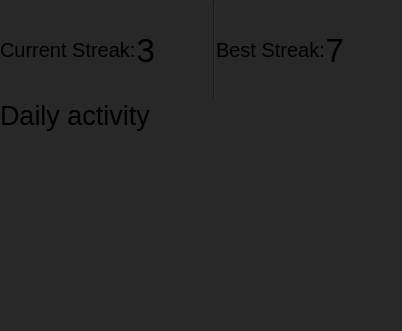
             <widget class="QWidget" name="task_graphs_widget" native="true">
              <property name="minimumSize">
               <size>
                <width>0</width>
                <height>300</height>
               </size>
              </property>
              <property name="styleSheet">
               <string notr="true">background-color: rgb(40,40, 40);</string>
              </property>
              <layout class="QVBoxLayout" name="verticalLayout_8">
               <property name="spacing">
                <number>0</number>
               </property>
               <property name="leftMargin">
                <number>0</number>
               </property>
               <property name="topMargin">
                <number>0</number>
               </property>
               <property name="rightMargin">
                <number>0</number>
               </property>
               <property name="bottomMargin">
                <number>0</number>
               </property>
               <item>
                <layout class="QHBoxLayout" name="task_analytics_label_streak">
                 <property name="rightMargin">
                  <number>0</number>
                 </property>
                 <item>
                  <widget class="QLabel" name="cur_streak_label">
                   <property name="sizePolicy">
                    <sizepolicy hsizetype="Preferred" vsizetype="Preferred">
                     <horstretch>0</horstretch>
                     <verstretch>0</verstretch>
                    </sizepolicy>
                   </property>
                   <property name="minimumSize">
                    <size>
                     <width>0</width>
                     <height>100</height>
                    </size>
                   </property>
                   <property name="font">
                    <font>
                     <pointsize>15</pointsize>
                    </font>
                   </property>
                   <property name="text">
                    <string>Current Streak:</string>
                   </property>
                   <property name="wordWrap">
                    <bool>true</bool>
                   </property>
                  </widget>
                 </item>
                 <item>
                  <widget class="QLabel" name="label">
                   <property name="font">
                    <font>
                     <pointsize>25</pointsize>
                    </font>
                   </property>
                   <property name="text">
                    <string>3</string>
                   </property>
                   <property name="alignment">
                    <set>Qt::AlignmentFlag::AlignRight|Qt::AlignmentFlag::AlignTrailing|Qt::AlignmentFlag::AlignVCenter</set>
                   </property>
                  </widget>
                 </item>
                 <item>
                  <widget class="QToolButton" name="toolButton_6">
                   <property name="enabled">
                    <bool>false</bool>
                   </property>
                   <property name="text">
                    <string/>
                   </property>
                   <property name="icon">
                    <iconset>
                     <normaloff>icons_white/flame.svg</normaloff>icons_white/flame.svg</iconset>
                   </property>
                   <property name="iconSize">
                    <size>
                     <width>50</width>
                     <height>50</height>
                    </size>
                   </property>
                   <property name="autoRaise">
                    <bool>true</bool>
                   </property>
                  </widget>
                 </item>
                 <item>
                  <widget class="Line" name="line">
                   <property name="orientation">
                    <enum>Qt::Orientation::Vertical</enum>
                   </property>
                  </widget>
                 </item>
                 <item>
                  <widget class="QLabel" name="label_2">
                   <property name="sizePolicy">
                    <sizepolicy hsizetype="Preferred" vsizetype="Preferred">
                     <horstretch>0</horstretch>
                     <verstretch>0</verstretch>
                    </sizepolicy>
                   </property>
                   <property name="font">
                    <font>
                     <pointsize>15</pointsize>
                    </font>
                   </property>
                   <property name="text">
                    <string>Best Streak:</string>
                   </property>
                   <property name="wordWrap">
                    <bool>true</bool>
                   </property>
                  </widget>
                 </item>
                 <item>
                  <widget class="QLabel" name="label_13">
                   <property name="font">
                    <font>
                     <pointsize>25</pointsize>
                    </font>
                   </property>
                   <property name="text">
                    <string>7</string>
                   </property>
                   <property name="alignment">
                    <set>Qt::AlignmentFlag::AlignRight|Qt::AlignmentFlag::AlignTrailing|Qt::AlignmentFlag::AlignVCenter</set>
                   </property>
                  </widget>
                 </item>
                 <item>
                  <widget class="QToolButton" name="toolButton_7">
                   <property name="enabled">
                    <bool>false</bool>
                   </property>
                   <property name="text">
                    <string/>
                   </property>
                   <property name="icon">
                    <iconset>
                     <normaloff>icons_white/flame.svg</normaloff>icons_white/flame.svg</iconset>
                   </property>
                   <property name="iconSize">
                    <size>
                     <width>50</width>
                     <height>50</height>
                    </size>
                   </property>
                   <property name="autoRaise">
                    <bool>true</bool>
                   </property>
                  </widget>
                 </item>
                </layout>
               </item>
               <item>
                <layout class="QHBoxLayout" name="task_graphs_layout">
                 <item>
                  <layout class="QVBoxLayout" name="task_line_graph_layout">
                   <item>
                    <widget class="QLabel" name="task_line_graph_label">
                     <property name="font">
                      <font>
                       <pointsize>20</pointsize>
                      </font>
                     </property>
                     <property name="text">
                      <string>Daily activity</string>
                     </property>
                     <property name="wordWrap">
                      <bool>true</bool>
                     </property>
                    </widget>
                   </item>
                   <item>
                    <widget class="QWidget" name="task_line_graph" native="true">
                     <property name="minimumSize">
                      <size>
                       <width>0</width>
                       <height>200</height>
                      </size>
                     </property>
                    </widget>
                   </item>
                  </layout>
                 </item>
                </layout>
               </item>
              </layout>
             </widget>
